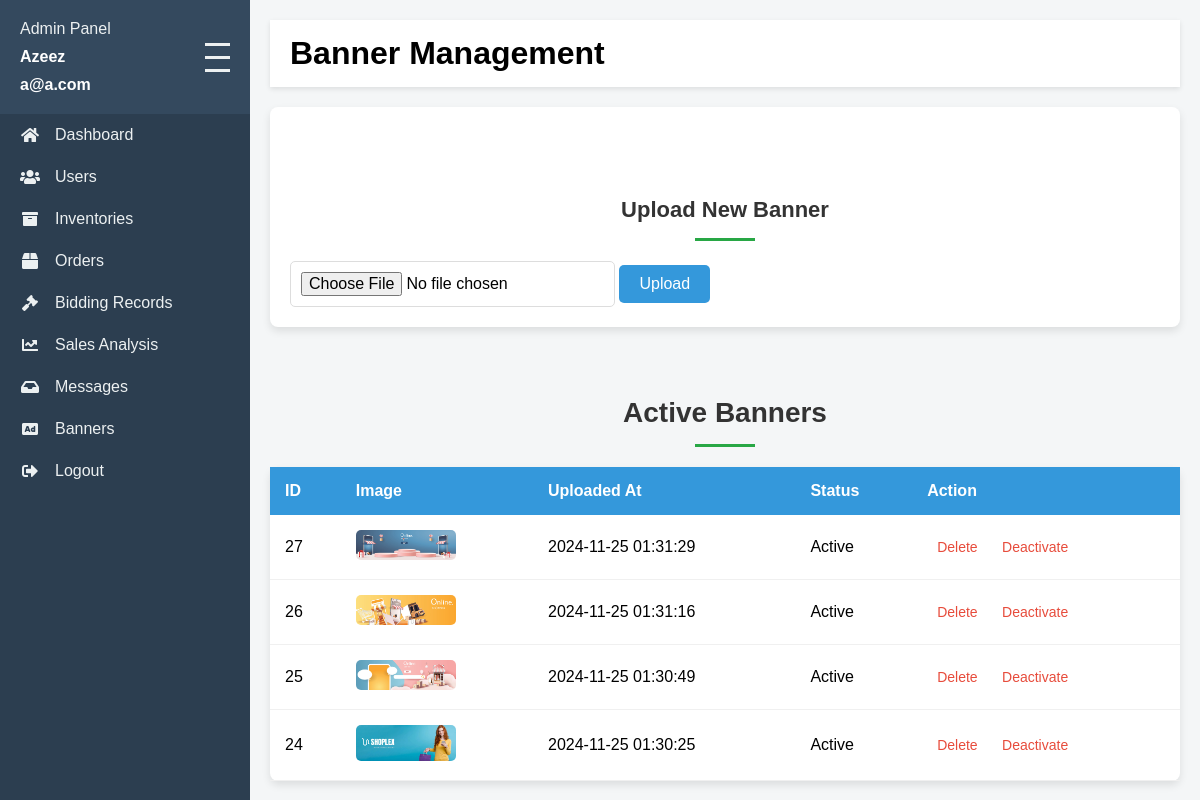
/admin/banner-page.php (signed in), run on the app's committed database.
### tables this page shows
CREATE TABLE IF NOT EXISTS `user` (
  `user_id` bigint NOT NULL AUTO_INCREMENT,
  `user_type_id` int NOT NULL,
  `name` varchar(100) NOT NULL,
  `email` varchar(100) NOT NULL,
  `password` varchar(100) NOT NULL,
  `profile_picture` text,
  `last_login` timestamp NULL DEFAULT NULL,
  `created_at` timestamp NOT NULL DEFAULT CURRENT_TIMESTAMP,
  `updated_at` timestamp NOT NULL DEFAULT CURRENT_TIMESTAMP ON UPDATE CURRENT_TIMESTAMP,
  PRIMARY KEY (`user_id`),
  UNIQUE KEY `email` (`email`),
  KEY `user_type_id_user_FK` (`user_type_id`)
);

CREATE TABLE IF NOT EXISTS `banner` (
  `banner_id` int NOT NULL AUTO_INCREMENT,
  `banner_image` text NOT NULL,
  `is_activate` tinyint(1) NOT NULL DEFAULT '1',
  `created_at` timestamp NOT NULL DEFAULT CURRENT_TIMESTAMP,
  `update_at` timestamp NOT NULL DEFAULT CURRENT_TIMESTAMP ON UPDATE CURRENT_TIMESTAMP,
  PRIMARY KEY (`banner_id`)
);

### admin/banner-page.php (the view, shortened to what this page needs)
<?php
include('php-config/db-conn.php');
$userId = $_SESSION['admin_id'];
$adminName = isset($_SESSION['admin_name']) ? $_SESSION['admin_name'] : 'Admin';
$sql = "SELECT email FROM user WHERE user_id = ?";
$stmt = $conn->prepare($sql);
$stmt->bind_param("i", $userId);
$stmt->execute();
$result = $stmt->get_result();
$adminEmail = $result->fetch_assoc()['email'];
?>
<!DOCTYPE html>
<html lang="en">
<head>
    <link rel="stylesheet" href="https://cdnjs.cloudflare.com/ajax/libs/font-awesome/5.15.3/css/all.min.css">
    <link rel="stylesheet" href="css/styles.css">
    <link rel="stylesheet" href="css/banner-page.css">
</head>
<body>
    <div class="sidebar">
        <div class="sidebar-header">
            <div class="sidebar-header-content">
                <span>Admin Panel</span>
                <span style="font-weight: bold; color: #fff;"><?php echo htmlspecialchars($adminName); ?></span>
                <span style="font-weight: bold; color: #fff;"><?php echo htmlspecialchars($adminEmail); ?></span>
            </div>
            <div class="hamburger" onclick="toggleSidebar()">
                <div class="hamburger-line"></div>
                <div class="hamburger-line"></div>
                <div class="hamburger-line"></div>
            </div>
        </div>
        <nav class="sidebar-nav">
            <a href="dashboard-page.php"><i class="fas fa-home"></i> <span>Dashboard</span></a>
            <a href="user-page.php"><i class="fas fa-users"></i> <span>Users</span></a>
            <a href="inventory-page.php"><i class="fas fa-archive"></i> <span>Inventories</span></a>
            <a href="order-page.php"><i class="fas fa-box"></i> <span>Orders</span></a>
            <a href="bidding-record-page.php"><i class="fas fa-gavel"></i> <span>Bidding Records</span></a>
            <a href="sales-analysis.php"><i class="fas fa-chart-line"></i> <span>Sales Analysis</span></a>
            <a href="message-page.php"><i class="fas fa-inbox"></i> <span>Messages</span></a>
            <a href="banner-management.php"><i class="fas fa-ad"></i> <span>Banners</span></a>
            <a href="php-config/logout.php"><i class="fas fa-sign-out-alt"></i> <span>Logout</span></a>
        </nav>
    </div>
    <div class="main-content">
        <div class="header">
            <h1>Banner Management</h1>
        </div>
        <div class="upload-banner">
            <h2>Upload New Banner</h2>
            <form action="banner-page.php" method="POST" enctype="multipart/form-data">
                <input type="file" name="banner_image" accept="image/*" required>
                <button type="submit">Upload</button>
            </form>
        </div>
        <div class="banner-list">
            <h2>Active Banners</h2>
            <table>
                <thead>
                    <tr>
                        <th>ID</th>
                        <th>Image</th>
                        <th>Uploaded At</th>
                        <th>Status</th>
                        <th>Action</th>
                    </tr>
                </thead>
                <tbody>
                    <?php
                    $query = "SELECT * FROM banner ORDER BY created_at DESC";
                    $result = mysqli_query($conn, $query);
                    if ($result && mysqli_num_rows($result) > 0) {
                        while ($row = mysqli_fetch_assoc($result)) {
                            echo "<tr>";
                            echo "<td>{$row['banner_id']}</td>";
                            echo "<td><img src='{$row['banner_image']}' alt='Banner' class='banner-thumbnail'></td>";
                            echo "<td>{$row['created_at']}</td>";
                            echo "<td>" . ($row['is_activate'] ? 'Active' : 'Inactive') . "</td>";
                            echo "<td>
                                <a href='banner-page.php?delete_id={$row['banner_id']}' class='delete-btn'>Delete</a>
                                <a href='banner-page.php?toggle_activate_id={$row['banner_id']}' class='toggle-status-btn'>
                                    " . ($row['is_activate'] ? 'Deactivate' : 'Activate') . "
                                </a>
                            </td>";
                            echo "</tr>";
                        }
                    } else {
                        echo "<tr><td colspan='5'>No banners found.</td></tr>";
                    }
                    ?>
                </tbody>
            </table>
        </div>
    </div>
</body>
</html>

### admin/css/banner-page.css (style rules this page uses)
:root { --inv-primary-color: #3498db; --inv-secondary-color: #2ecc71; --inv-background-color: #f4f6f8; --inv-text-color: #333; --inv-border-color: #ddd; }
.main-content { margin-left: 250px; padding: 20px; }
.upload-banner { background-color: white; padding: 20px; border-radius: 8px; box-shadow: 0 4px 8px rgba(0, 0, 0, 0.1); margin-bottom: 30px; }
.upload-banner h2 { font-size: 22px; margin-bottom: 20px; }
.upload-banner input[type="file"] { font-size: 16px; padding: 10px; border-radius: 5px; border: 1px solid #ddd; }
.upload-banner button { background-color: #3498db; color: white; padding: 10px 20px; border: none; border-radius: 5px; cursor: pointer; font-size: 16px; transition: background-color 0.3s; }
.banner-list { margin-top: 30px; }
.banner-list table { width: 100%; border-collapse: collapse; background-color: white; border-radius: 8px; box-shadow: 0 4px 8px rgba(0, 0, 0, 0.1); }
.banner-list th, .banner-list td { padding: 15px; text-align: left; font-size: 16px; }
.banner-list th { background-color: #3498db; color: white; }
.banner-list td { border-bottom: 1px solid #f0f0f0; }
.banner-thumbnail { width: 100px; height: auto; border-radius: 5px; }
.delete-btn, .toggle-status-btn { text-decoration: none; color: #e74c3c; padding: 5px 10px; border-radius: 5px; font-size: 14px; transition: background-color 0.3s, color 0.3s; }

### admin/css/general.css (style rules this page uses)
:root { --bg-primary: #2c3e50; --bg-secondary: #34495e; --text-color: #ecf0f1; --hover-color: #3498db; }
* { font-family: Arial, Segoe UI; margin: 0; padding: 0; box-sizing: border-box; }
body { background-color: #f4f6f7; display: flex; margin: 0; padding: 0; height: 100vh; }

### admin/css/user-page.css (style rules this page uses)
h2 { text-align: center; font-size: 28px; color: #333; margin-top: 70px; margin-bottom: 20px; font-weight: bold; opacity: 0; transform: translateY(20px); animation: fadeInUp 1s forwards; }
h2::after { content: ""; display: block; width: 60px; height: 3px; background-color: #28a745; margin: 15px auto 0; }

### admin/css/dashboard-page.css (style rules this page uses)
.main-content { flex-grow: 1; padding: 20px; background-color: #f4f6f7; overflow-y: auto; }
.header { display: flex; justify-content: space-between; align-items: center; background-color: white; padding: 15px 20px; box-shadow: 0 2px 5px rgba(0, 0, 0, 0.1); margin-bottom: 20px; }

### admin/css/navbar.css (style rules this page uses)
:root { --bg-primary: #2c3e50; --bg-secondary: #34495e; --text-color: #ecf0f1; --hover-color: #3498db; }
* { margin: 0; padding: 0; box-sizing: border-box; }
.sidebar { width: 250px; background-color: var(--bg-primary); color: var(--text-color); transition: width 0.3s ease; overflow: hidden; position: fixed; top: 0; left: 0; height: 100vh; z-index: 1000; }
.hamburger { cursor: pointer; display: flex; flex-direction: column; justify-content: center; align-items: center; }
.hamburger-line { width: 25px; height: 3px; background-color: var(--text-color); margin: 5px 0; transition: 0.4s; }
.sidebar-header { display: flex; align-items: center; padding: 20px; background-color: var(--bg-secondary); position: relative; justify-content: space-between; }
.sidebar-header-content { display: flex; flex-grow: 1; row-gap: 10px; flex-direction: column; }
.sidebar-nav a { display: flex; align-items: center; color: var(--text-color); text-decoration: none; padding: 12px 20px; transition: all 0.3s ease; }
.sidebar-nav a i { margin-right: 15px; width: 20px; text-align: center; }
.main-content { margin-left: 250px; padding: 20px; transition: margin-left 0.3s ease; }

### data on the page
user: email "a@a.com"
banner: banner_id "27", banner_image (picture), created_at "2024-11-25 01:31:29", is_activate "Active"
banner: banner_id "26", banner_image (picture), created_at "2024-11-25 01:31:16", is_activate "Active"
banner: banner_id "25", banner_image (picture), created_at "2024-11-25 01:30:49", is_activate "Active"
banner: banner_id "24", banner_image (picture), created_at "2024-11-25 01:30:25", is_activate "Active"

### other printed values
$adminName "Azeez"
